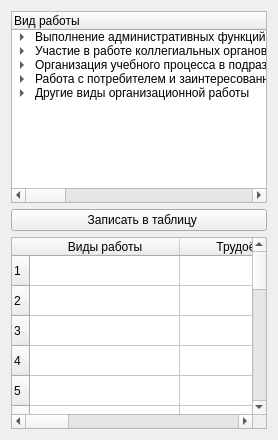
         <widget class="QWidget" name="tab2">
          <attribute name="title">
           <string>Организационная</string>
          </attribute>
          <layout class="QGridLayout" name="gridLayout_3">
           <item row="0" column="0">
            <widget class="QTreeWidget" name="tree2">
             <property name="sizePolicy">
              <sizepolicy hsizetype="Preferred" vsizetype="Preferred">
               <horstretch>0</horstretch>
               <verstretch>0</verstretch>
              </sizepolicy>
             </property>
             <property name="font">
              <font>
               <pointsize>9</pointsize>
              </font>
             </property>
             <property name="wordWrap">
              <bool>true</bool>
             </property>
             <attribute name="headerMinimumSectionSize">
              <number>100</number>
             </attribute>
             <attribute name="headerDefaultSectionSize">
              <number>480</number>
             </attribute>
             <column>
              <property name="text">
               <string>Вид работы</string>
              </property>
             </column>
             <column>
              <property name="text">
               <string>Трудоёмкость</string>
              </property>
             </column>
             <column>
              <property name="text">
               <string>Форма отчётности</string>
              </property>
             </column>
             <item>
              <property name="text">
               <string>Выполнение административных функций</string>
              </property>
              <property name="text">
               <string/>
              </property>
              <item>
               <property name="text">
                <string>Директор института</string>
               </property>
               <property name="checkState">
                <enum>Unchecked</enum>
               </property>
               <property name="text">
                <string>1474 – 1494 часа</string>
               </property>
               <property name="toolTip">
                <string>1474 - 1494</string>
               </property>
               <property name="text">
                <string>Отчёт</string>
               </property>
              </item>
              <item>
               <property name="text">
                <string>Декан факультета</string>
               </property>
               <property name="checkState">
                <enum>Unchecked</enum>
               </property>
               <property name="text">
                <string>1224 часа</string>
               </property>
               <property name="toolTip">
                <string>1224</string>
               </property>
               <property name="text">
                <string>Отчёт</string>
               </property>
              </item>
              <item>
               <property name="text">
                <string>Заведующий кафедрой</string>
               </property>
               <property name="checkState">
                <enum>Unchecked</enum>
               </property>
               <property name="text">
                <string>350 часов – при учебной нагрузке кафедры до 10 000 часов; 400 часов – при учебной нагрузке кафедры от 10 000 до 15 000 часов; 450 часов – при учебной нагрузке кафедры от 15 000 до 20 000 часов; 500 часов – при учебной нагрузке кафедры свыше 20 000 часов</string>
               </property>
               <property name="toolTip">
                <string>350 - 500</string>
               </property>
               <property name="text">
                <string>Отчёт</string>
               </property>
              </item>
              <item>
               <property name="text">
                <string>Руководство методической работой факультета/института</string>
               </property>
               <property name="checkState">
                <enum>Unchecked</enum>
               </property>
               <property name="text">
                <string>до 100 часов в год</string>
               </property>
               <property name="toolTip">
                <string>до 100</string>
               </property>
               <property name="text">
                <string>Отчёт</string>
               </property>
              </item>
              <item>
               <property name="text">
                <string>Руководство методическим семинаром кафедры</string>
               </property>
               <property name="checkState">
                <enum>Unchecked</enum>
               </property>
               <property name="text">
                <string>20 – 30 часов в год</string>
               </property>
               <property name="toolTip">
                <string>20 - 30</string>
               </property>
               <property name="text">
                <string>Отчёт</string>
               </property>
              </item>
              <item>
               <property name="text">
                <string>Работа в качестве секретаря Учёного совета университета</string>
               </property>
               <property name="checkState">
                <enum>Unchecked</enum>
               </property>
               <property name="text">
                <string>до 100 часов в год</string>
               </property>
               <property name="toolTip">
                <string>до 100</string>
               </property>
               <property name="text">
                <string>Отчёт</string>
               </property>
              </item>
             </item>
             <item>
              <property name="text">
               <string>Участие в работе коллегиальных органов, комиссий</string>
              </property>
              <item>
               <property name="text">
                <string>Участие в работе Учёного совета университета (не планируется ректору, проректорам, директорам, деканам)</string>
               </property>
               <property name="checkState">
                <enum>Unchecked</enum>
               </property>
               <property name="text">
                <string>до 30 часов в год</string>
               </property>
               <property name="toolTip">
                <string>до 30</string>
               </property>
               <property name="text">
                <string>Факт участия (в протоколе заседания)</string>
               </property>
              </item>
              <item>
               <property name="text">
                <string>Участие в работе учебно-методического совета факультета/института</string>
               </property>
               <property name="checkState">
                <enum>Unchecked</enum>
               </property>
               <property name="text">
                <string>до 30 часов в год</string>
               </property>
               <property name="toolTip">
                <string>до 30</string>
               </property>
               <property name="text">
                <string>Факт участия (в протоколе заседания)</string>
               </property>
              </item>
              <item>
               <property name="text">
                <string>Участие в заседании кафедры (не планируется заведующим кафедрой)</string>
               </property>
               <property name="checkState">
                <enum>Unchecked</enum>
               </property>
               <property name="text">
                <string>до 20 часов в год</string>
               </property>
               <property name="toolTip">
                <string>до 20</string>
               </property>
               <property name="text">
                <string>Факт участия (в протоколе заседания)</string>
               </property>
              </item>
              <item>
               <property name="text">
                <string>Участие в заседаниях методического семинара кафедры</string>
               </property>
               <property name="checkState">
                <enum>Unchecked</enum>
               </property>
               <property name="text">
                <string>до 10 часов в год</string>
               </property>
               <property name="toolTip">
                <string>до 10</string>
               </property>
               <property name="text">
                <string>Факт участия (в протоколе заседания)</string>
               </property>
              </item>
              <item>
               <property name="text">
                <string>Участие в работе Учёного совета института/факультета (не планируется директорам, деканам, заведующим кафедрами)</string>
               </property>
               <property name="checkState">
                <enum>Unchecked</enum>
               </property>
               <property name="text">
                <string>до 30 часов в год (членам совета), до 60 часов в год (секретарю совета)</string>
               </property>
               <property name="toolTip">
                <string>до 30, до 60</string>
               </property>
               <property name="text">
                <string>Факт участия (в протоколе заседания)</string>
               </property>
              </item>
              <item>
               <property name="text">
                <string>Участие в работе Совета по психолого-педагогическому образованию</string>
               </property>
               <property name="checkState">
                <enum>Unchecked</enum>
               </property>
               <property name="text">
                <string>до 60 часов в год (членам совета)</string>
               </property>
               <property name="toolTip">
                <string>до 60</string>
               </property>
               <property name="text">
                <string>Факт участия (в протоколе заседания)</string>
               </property>
              </item>
              <item>
               <property name="text">
                <string>Участие в работе учебно-методического совета университета</string>
               </property>
               <property name="checkState">
                <enum>Unchecked</enum>
               </property>
               <property name="text">
                <string>до 60 часов в год</string>
               </property>
               <property name="toolTip">
                <string>до 60</string>
               </property>
               <property name="text">
                <string>Факт участия (в протоколе заседания)</string>
               </property>
              </item>
              <item>
               <property name="text">
                <string>Участие в работе Координационного совета по дополнительному образованию</string>
               </property>
               <property name="checkState">
                <enum>Unchecked</enum>
               </property>
               <property name="text">
                <string>60 часов в год</string>
               </property>
               <property name="toolTip">
                <string>60</string>
               </property>
               <property name="text">
                <string>Факт участия (в протоколе заседания)</string>
               </property>
              </item>
             </item>
             <item>
              <property name="text">
               <string>Организация учебного процесса в подразделении</string>
              </property>
              <item>
               <property name="text">
                <string>Тьюторское сопровождение обучающегося</string>
               </property>
               <property name="checkState">
                <enum>Unchecked</enum>
               </property>
               <property name="text">
                <string>4 часа за одного обучающегося в год</string>
               </property>
               <property name="toolTip">
                <string>4</string>
               </property>
               <property name="text">
                <string>Отчёт</string>
               </property>
              </item>
              <item>
               <property name="text">
                <string>Тьюторское сопровождение обучающихся-инвалидов</string>
               </property>
               <property name="checkState">
                <enum>Unchecked</enum>
               </property>
               <property name="text">
                <string>30 часов на обучающегося-инвалида в год (на основании личного заявления обучающегося об организации тьюторского сопровождения)</string>
               </property>
               <property name="toolTip">
                <string>30</string>
               </property>
               <property name="text">
                <string>Отчёт</string>
               </property>
              </item>
              <item>
               <property name="text">
                <string>Подготовка материалов для получения лицензии по новой ОПОП</string>
               </property>
               <property name="checkState">
                <enum>Unchecked</enum>
               </property>
               <property name="text">
                <string>до 200 часов на всех участников</string>
               </property>
               <property name="toolTip">
                <string>до 200</string>
               </property>
               <property name="text">
                <string>Наличие материалов на кафедре</string>
               </property>
              </item>
             </item>
             <item>
              <property name="text">
               <string>Работа с потребителем и заинтересованными сторонами</string>
              </property>
              <item>
               <property name="text">
                <string>Сотрудничество с организациями и предприятиями (в том числе по организации практик)</string>
               </property>
               <property name="checkState">
                <enum>Unchecked</enum>
               </property>
               <property name="text">
                <string>до 50 часов в год (устанавливает заведующий кафедрой в зависимости от объёмов работ и результатов деятельности)</string>
               </property>
               <property name="toolTip">
                <string>до 50</string>
               </property>
               <property name="text">
                <string>Отчёт</string>
               </property>
              </item>
              <item>
               <property name="text">
                <string>Работа с потребителем по заданию кафедры (экспертиза исследовательских, творческих, социально-значимых проектов педагогической общественности города и области; рецензирование исследовательских работ школьников в рамках проведения на базе университета научно-исследовательских конференций; руководство научно-исследовательской работой школьников; членство в жюри школьных конкурсов и др.)</string>
               </property>
               <property name="checkState">
                <enum>Unchecked</enum>
               </property>
               <property name="text">
                <string>до 50 часов в год (устанавливает заведующий кафедрой в зависимости от объемов работ и результатов деятельности)</string>
               </property>
               <property name="toolTip">
                <string>до 50</string>
               </property>
               <property name="text">
                <string>Наличие материалов на кафедре</string>
               </property>
              </item>
              <item>
               <property name="text">
                <string>Выступления в СМИ</string>
               </property>
               <property name="checkState">
                <enum>Unchecked</enum>
               </property>
               <property name="text">
                <string>до 6 часов на выступление каждому преподавателю</string>
               </property>
               <property name="toolTip">
                <string>до 6</string>
               </property>
               <property name="text">
                <string>Наличие материалов на кафедре</string>
               </property>
              </item>
              <item>
               <property name="text">
                <string>Подготовка и проведение мероприятий в рамках профориентационной и рекламно- информационной работы</string>
               </property>
               <property name="checkState">
                <enum>Unchecked</enum>
               </property>
               <property name="text">
                <string>6 часов на одно мероприятие каждому преподавателю</string>
               </property>
               <property name="toolTip">
                <string>6</string>
               </property>
               <property name="text">
                <string>Наличие материалов на кафедре</string>
               </property>
              </item>
              <item>
               <property name="text">
                <string>Организация профессиональных конкурсов для учителей и других работников</string>
               </property>
               <property name="checkState">
                <enum>Unchecked</enum>
               </property>
               <property name="text">
                <string>до 80 часов за одно мероприятие на всех исполнителей</string>
               </property>
               <property name="toolTip">
                <string>до 80</string>
               </property>
               <property name="text">
                <string>Наличие материалов на кафедре</string>
               </property>
              </item>
              <item>
               <property name="text">
                <string>Разработка положения о конференции, олимпиаде, фестивале для школьников, студентов, работников системы образования региона</string>
               </property>
               <property name="checkState">
                <enum>Unchecked</enum>
               </property>
               <property name="text">
                <string>до 20 часов на одно положение</string>
               </property>
               <property name="toolTip">
                <string>до 20</string>
               </property>
               <property name="text">
                <string>Наличие материалов на кафедре</string>
               </property>
              </item>
             </item>
             <item>
              <property name="text">
               <string>Другие виды организационной работы</string>
              </property>
              <item>
               <property name="text">
                <string>Взаимное посещение занятий преподавателей кафедры с последующим анализом результатов</string>
               </property>
               <property name="checkState">
                <enum>Unchecked</enum>
               </property>
               <property name="text">
                <string>4 часа на одно занятие</string>
               </property>
               <property name="toolTip">
                <string>4</string>
               </property>
               <property name="text">
                <string>Отчётные материалы в журнале посещений</string>
               </property>
              </item>
              <item>
               <property name="text">
                <string>Ведение отчётной документации преподавателем (планы, отчёты, формы и т.д.)</string>
               </property>
               <property name="checkState">
                <enum>Unchecked</enum>
               </property>
               <property name="text">
                <string>20 часов</string>
               </property>
               <property name="toolTip">
                <string>20</string>
               </property>
               <property name="text">
                <string>Наличие материалов на кафедре</string>
               </property>
              </item>
              <item>
               <property name="text">
                <string>Проведение спортивных соревнований (по приказу ректора)</string>
               </property>
               <property name="checkState">
                <enum>Unchecked</enum>
               </property>
               <property name="text">
                <string>6 часов в день</string>
               </property>
               <property name="toolTip">
                <string>6</string>
               </property>
               <property name="text">
                <string>Положение о проведении соревнований</string>
               </property>
              </item>
             </item>
            </widget>
           </item>
           <item row="1" column="0">
            <widget class="QPushButton" name="pb02">
             <property name="text">
              <string>  Записать в таблицу</string>
             </property>
             <property name="icon">
              <iconset>
               <normaloff>pic/down-arrow.png</normaloff>pic/down-arrow.png</iconset>
             </property>
            </widget>
           </item>
           <item row="2" column="0">
            <widget class="QTableWidget" name="tw2">
             <property name="sizePolicy">
              <sizepolicy hsizetype="Preferred" vsizetype="Preferred">
               <horstretch>0</horstretch>
               <verstretch>0</verstretch>
              </sizepolicy>
             </property>
             <property name="font">
              <font>
               <pointsize>9</pointsize>
              </font>
             </property>
             <attribute name="horizontalHeaderDefaultSectionSize">
              <number>150</number>
             </attribute>
             <row>
              <property name="text">
               <string>1</string>
              </property>
             </row>
             <row>
              <property name="text">
               <string>2</string>
              </property>
             </row>
             <row>
              <property name="text">
               <string>3</string>
              </property>
             </row>
             <row>
              <property name="text">
               <string>4</string>
              </property>
             </row>
             <row>
              <property name="text">
               <string>5</string>
              </property>
             </row>
             <row>
              <property name="text">
               <string>6</string>
              </property>
             </row>
             <row>
              <property name="text">
               <string>7</string>
              </property>
             </row>
             <row>
              <property name="text">
               <string>8</string>
              </property>
             </row>
             <row>
              <property name="text">
               <string>9</string>
              </property>
             </row>
             <row>
              <property name="text">
               <string>10</string>
              </property>
             </row>
             <row>
              <property name="text">
               <string>11</string>
              </property>
             </row>
             <row>
              <property name="text">
               <string>12</string>
              </property>
             </row>
             <row>
              <property name="text">
               <string>13</string>
              </property>
             </row>
             <row>
              <property name="text">
               <string>14</string>
              </property>
             </row>
             <row>
              <property name="text">
               <string>15</string>
              </property>
             </row>
             <row>
              <property name="text">
               <string>16</string>
              </property>
             </row>
             <row>
              <property name="text">
               <string>17</string>
              </property>
             </row>
             <row>
              <property name="text">
               <string>18</string>
              </property>
             </row>
             <row>
              <property name="text">
               <string>19</string>
              </property>
             </row>
             <row>
              <property name="text">
               <string>20</string>
              </property>
             </row>
             <column>
              <property name="text">
               <string>Виды работы</string>
              </property>
             </column>
             <column>
              <property name="text">
               <string>Трудоёмкость</string>
              </property>
             </column>
             <column>
              <property name="text">
               <string>Форма отчётности</string>
              </property>
             </column>
             <column>
              <property name="text">
               <string>Срок выполнения</string>
              </property>
             </column>
             <column>
              <property name="text">
               <string>Запланировано</string>
              </property>
             </column>
            </widget>
           </item>
          </layout>
         </widget>
